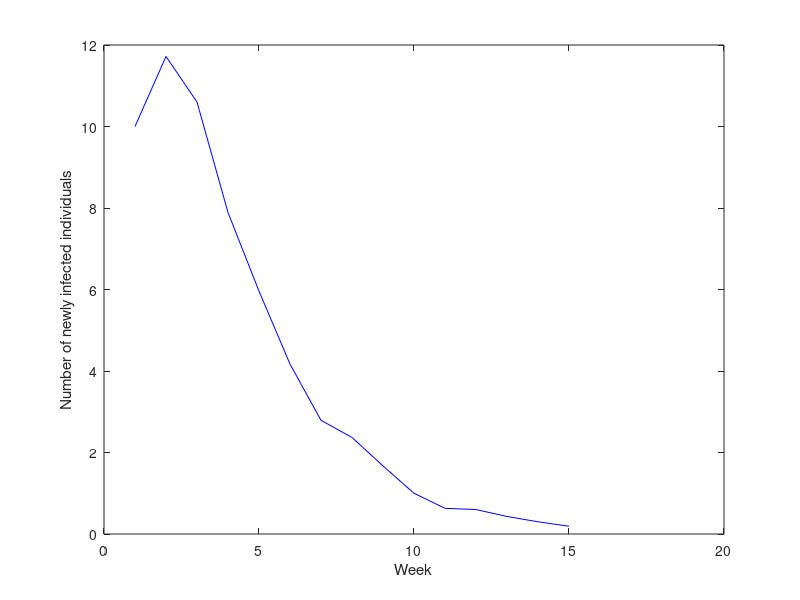
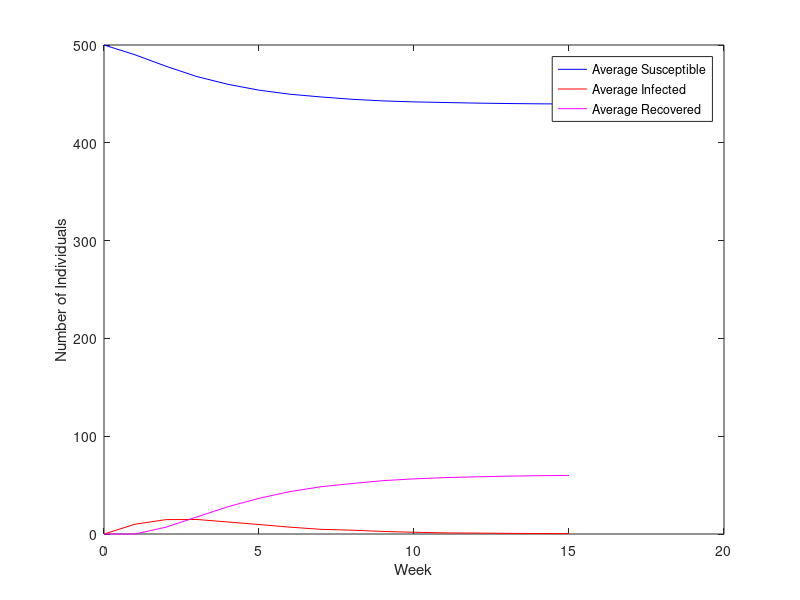

The MATLAB source for these figures, in order: (Note: this script raises an error after producing the figures.)
%% Task 1.1 Epidemic on a known graph
clear all

% Probability from an infected individual to a susceptible one
beta = 0.3;
% Probability an infected individual will recover
rho = 0.7;
N = 100; % Iteration
weeks = 15; % Number of weeks to simulate
n = 500; % Number of nodes
% Adjacency matrix
W = zeros(n);
W = W + diag(ones(n-1,1),1); % add ones on the +1 off-diagonal
W = W + diag(ones(n-1,1),-1); % add ones on the -1 off-diagonal
W = W + diag(ones(n-2,1),2); % add ones on the +2 off-diagonal
W = W + diag(ones(n-2,1),-2); % add ones on the -2 off-diagonal
W = W + diag(ones(1,1),n-1); % add ones on the +n-1 off-diagonal
W = W + diag(ones(1,1),1-n); % add ones on the -n+1 off-diagonal
W = W + diag(ones(2,1),n-2); % add ones on the +n-2 off-diagonal
W = W + diag(ones(2,1),2-n); % add ones on the -n+2 off-diagonal
W = sparse(W); % transform it into a sparse matrix
%G = graph(W); % convert W into a graph (might not work on all MATLAB versions.
%plot(G) % probably best to do on a smaller graph...

S = 0; % Susceptible 
I = 1; % Infected
R = 2; % Recovered

% Initialize variables to store results
newlyInfected = zeros(weeks, N);
susceptible = zeros(weeks, N);
infected = zeros(weeks, N);
recovered = zeros(weeks, N);

% Run N simulations
for iter = 1:N
    X = zeros(n, weeks); % Initialize state matrix
    infected_nbr = 10;
    initialInfected = randperm(n, 10); % Select 10 infected nodes at random
    X(initialInfected,1) = I; % Set the initial infected nodes
    newlyInfected(1,iter) = infected_nbr; % Initial newly infected
    susceptible(1,iter) = n-infected_nbr;
    infected(1,iter) = infected_nbr;
    
    % Simulate the epidemic for each week
    for t = 1:weeks-1
        % Simulate disease propagation
        susceptibleNodes = find(X(:,t) == S); % Get indices of susceptible nodes
        for i = 1:length(susceptibleNodes)
            neighbors = find(W(susceptibleNodes(i), :)); % Get indices of neighbors
            infected_neighbors = neighbors((X(neighbors,t)==I));
            if rand() <= (1 - (1 - beta)^length(infected_neighbors))
                X(susceptibleNodes(i),t+1) = I; % Node becomes infected
                newlyInfected(t+1,iter) = newlyInfected(t+1,iter)+1;
            end
        end
        % Get indices of infected nodes
        infectedNodes = find(X(:,t) == I);
        for i = 1:length(infectedNodes)
            if rand() <= rho
                X(infectedNodes(i),t+1) = R; % Node i recovers
            else
                X(infectedNodes(i),t+1) = I;
            end
        end
        % Get indices of recovered nodes
        recoveredNodes = find(X(:,t) == R);
        for i = 1:length(recoveredNodes)
            X(recoveredNodes(i),t+1) = R; % Node i recovers
        end

        % Count the number of susceptible, infected, and recovered individuals
        susceptible(t+1,iter) = length(find(X(:,t+1) == S));
        infected(t+1,iter) = length(find(X(:,t+1) == I));
        recovered(t+1,iter) = length(find(X(:,t+1) == R));
    end
    
end

% Calculate the average
avgNewlyInfected = [mean(newlyInfected,2)];
avgSusceptible = [n;mean(susceptible,2)];
avgInfected = [0;mean(infected,2)];
avgRecovered = [0;mean(recovered,2)];

% Plot the results
x = 1:weeks;
figure(1)
plot(x, avgNewlyInfected, 'b-');
xlabel('Week')
ylabel('Number of newly infected individuals')
print('Newly_infected.eps','-depsc');

x = 0:weeks;
figure(2)
plot(x, avgSusceptible, 'b-');
hold on;
plot(x, avgInfected, 'r-');
plot(x, avgRecovered, 'm-');
xlabel('Week');
ylabel('Number of Individuals');
legend('Average Susceptible', 'Average Infected', 'Average Recovered','Location','best');
%print('Average.eps','-depsc');

%% Task 1.2 Generate a random graph
clear all
% Number of nodes
n = 900 ;
% Average degree
k = 4;
W = random_graph(n,k);
G = graph(W);

plot(G)
print('Random.eps','-depsc');
